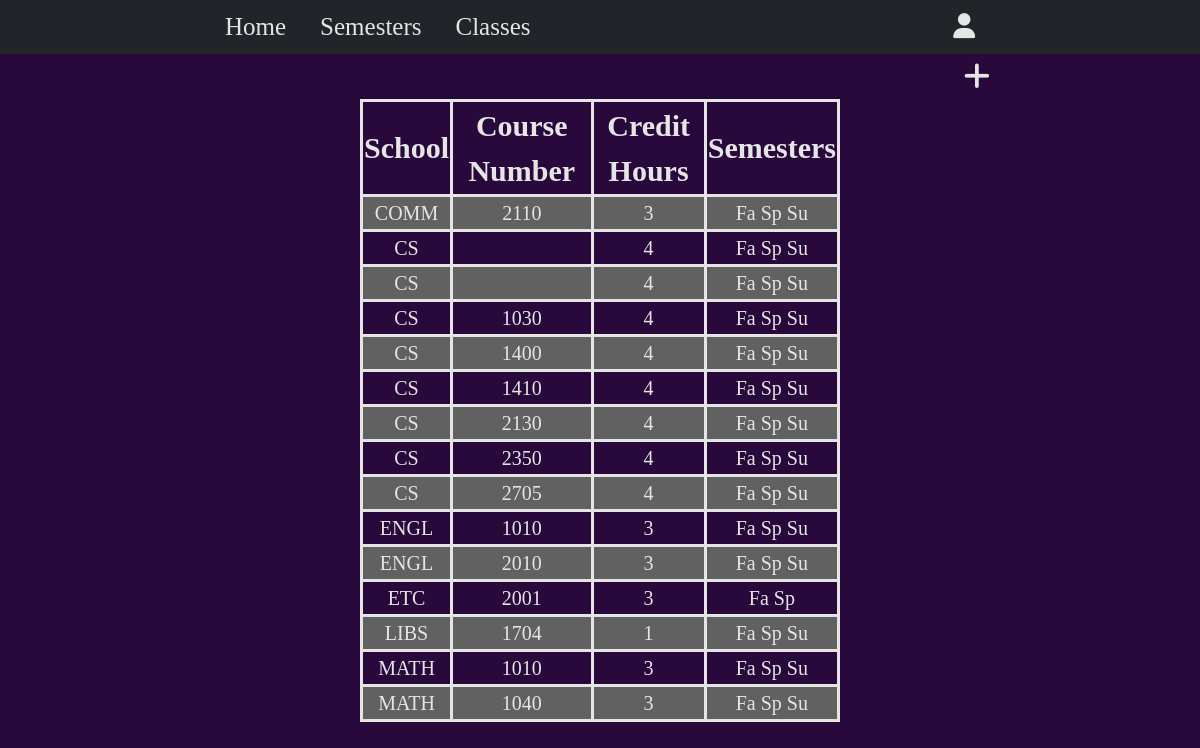
/classes/, run on the app's committed database.
### webersems/models.py (models this page shows, shortened)
class Courses(models.Model):
    school = models.CharField(max_length=4, choices=SCHOOL_CHOICES, default='CS')
    class_num = models.CharField(max_length=4)
    credit_hours = models.IntegerField(choices=HOUR_CHOICES, default=4)
    fall_semester = models.IntegerField(choices=CHOICES, default=1)
    spring_semester = models.IntegerField(choices=CHOICES, default=1)
    summer_semester = models.IntegerField(choices=CHOICES, default=1)
    prereq = models.CharField(max_length=100, blank=True)
    class Meta:
        ordering = ('school','class_num')

### webersems/views.py (the view)
# urls.py: path('classes/', views.classes, name='classes'),
def classes(request):
    courses = Courses.objects.all().values()
    form = FormSchool(request.POST or None)
    if form.is_valid():
        form.save()
        return redirect('index')
    return render(request, 'classes.html', {'form': form, 'courses': courses})

### webersems/templates/classes.html (shortened to what this page needs)
{% extends 'base.html' %}
{% block items %}{% include 'forms/userlogin.html' %}{% endblock %}
{% load static %}
    {% block body %}
    <section class="add">
        <a onclick="addclass()" href="javascript:void(0);"><i class="fa-solid fa-plus"></i></a>
    </section>
    <table class="classtable">
        <tr>
          <th>School</th>
          <th>Course Number</th>
          <th>Credit Hours</th>
          <th>Semesters</th>
        </tr>
        {% for x in courses %}
        <tr>
            <td>{{ x.school }}</td>
            <td>{{ x.class_num }}</td>
            <td>{{ x.credit_hours }}</td>
            <td>
                {% if x.fall_semester == 1 %}
                    Fa
                {% endif %}
                {% if x.spring_semester == 1 %}
                    Sp
                {% endif %}
                {% if x.summer_semester == 1 %}
                    Su
                {% endif %}
            </td>
        </tr>
        {% endfor %}
    </table>
    {% endblock %}

### webersems/static/css/base.css (style rules this page uses)
body { background-color: #29093b; font-family: 'Times New Roman', Times, serif; color: #E5E5E5; margin: auto }
.add, .close { margin: auto; width: 65%; text-align: right; }
.add a, .close a { color: #E5E5E5; text-decoration: none; font-size: 30px; }
.classtable { margin: auto; width: 40%; text-align: center; }
.classtable th { font-weight: bold; font-size: 30px; }
.classtable td { font-size: 20px; }
.classtable td, th { border: 3px solid #E5E5E5; }
tr:nth-child(even) { background-color: #616161; }
.semestertable td, th { border: 3px solid #E5E5E5; }

### data on the page
Courses: school "COMM", class_num "2110", credit_hours "3", fall_semester "Fa", spring_semester "Sp", summer_semester "Su"
Courses: school "CS", credit_hours "4", fall_semester "Fa", spring_semester "Sp", summer_semester "Su"
Courses: school "CS", credit_hours "4", fall_semester "Fa", spring_semester "Sp", summer_semester "Su"
Courses: school "CS", class_num "1030", credit_hours "4", fall_semester "Fa", spring_semester "Sp", summer_semester "Su"
Courses: school "CS", class_num "1400", credit_hours "4", fall_semester "Fa", spring_semester "Sp", summer_semester "Su"
Courses: school "CS", class_num "1410", credit_hours "4", fall_semester "Fa", spring_semester "Sp", summer_semester "Su"
Courses: school "CS", class_num "2130", credit_hours "4", fall_semester "Fa", spring_semester "Sp", summer_semester "Su"
Courses: school "CS", class_num "2350", credit_hours "4", fall_semester "Fa", spring_semester "Sp", summer_semester "Su"
Courses: school "CS", class_num "2705", credit_hours "4", fall_semester "Fa", spring_semester "Sp", summer_semester "Su"
Courses: school "ENGL", class_num "1010", credit_hours "3", fall_semester "Fa", spring_semester "Sp", summer_semester "Su"
Courses: school "ENGL", class_num "2010", credit_hours "3", fall_semester "Fa", spring_semester "Sp", summer_semester "Su"
Courses: school "ETC", class_num "2001", credit_hours "3", fall_semester "Fa", spring_semester "Sp"
Courses: school "LIBS", class_num "1704", credit_hours "1", fall_semester "Fa", spring_semester "Sp", summer_semester "Su"
Courses: school "MATH", class_num "1010", credit_hours "3", fall_semester "Fa", spring_semester "Sp", summer_semester "Su"
Courses: school "MATH", class_num "1040", credit_hours "3", fall_semester "Fa", spring_semester "Sp", summer_semester "Su"
